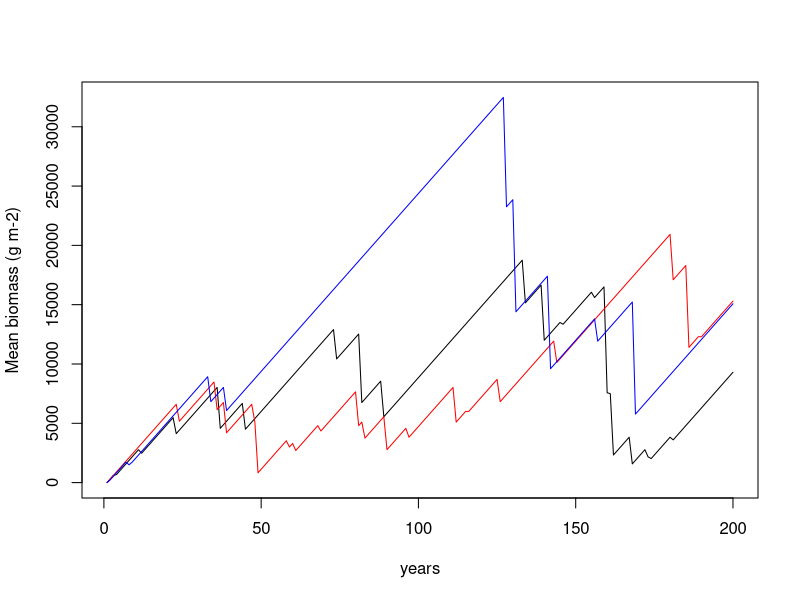
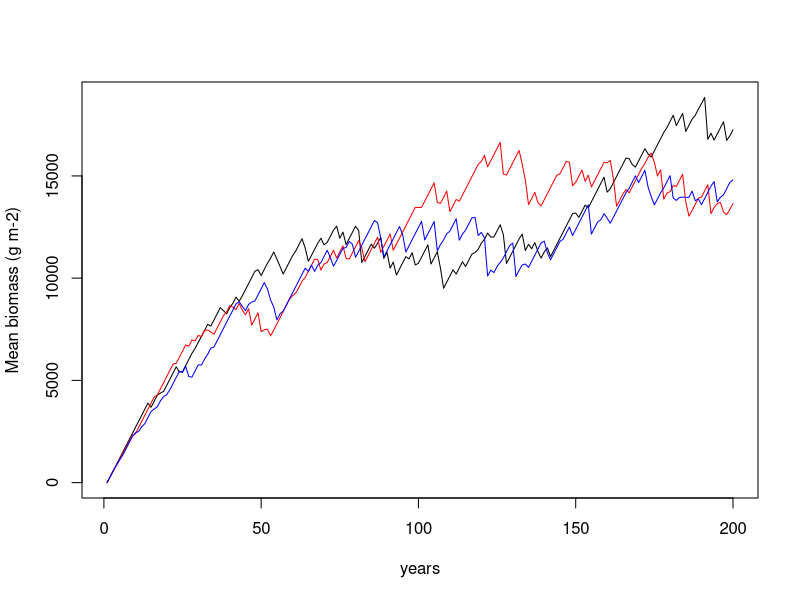
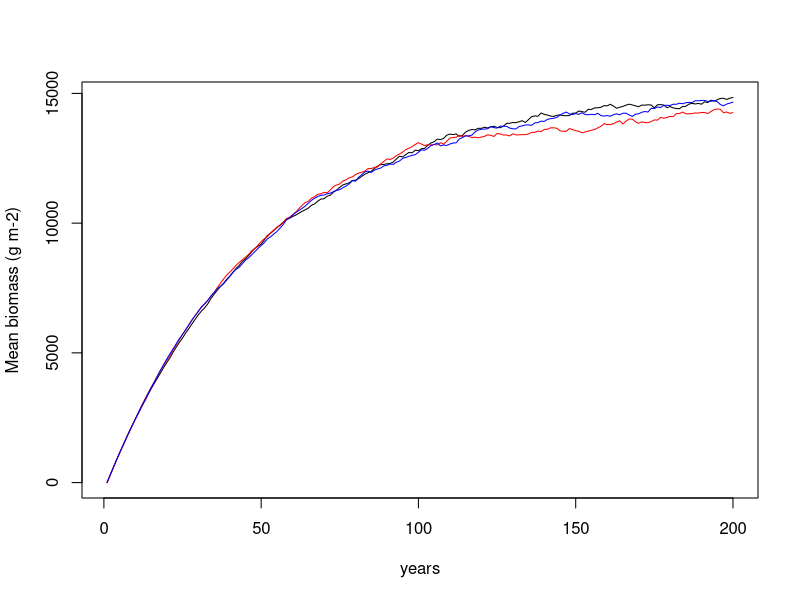
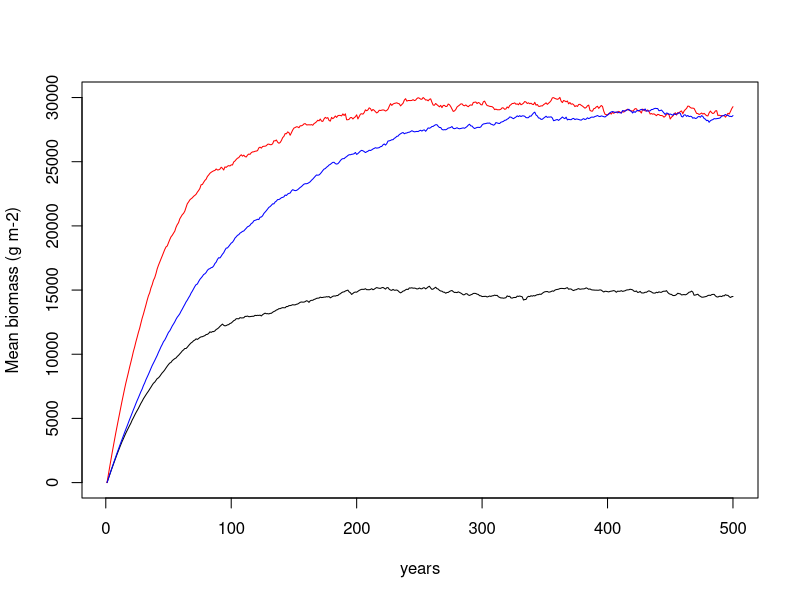

These charts were generated, in order, by the following R code:
## ---- chunk 1
knitr::opts_chunk$set(echo = TRUE)
## ---- chunk 2
simulation_years <- 200

num_trees_side1 <- 2
num_trees_side2 <- 2

veg <- array(NA, dim = c(simulation_years, num_trees_side1, num_trees_side2))
## ---- chunk 3
dim(veg)
## ---- chunk 4
veg[3, 2, 1] <- 6
## ---- chunk 5
veg[1, , ] <- 0
## ---- chunk 6
for(i in 2:simulation_years){ # YEAR LOOP
  for(j in 1:num_trees_side1){ #ROW LOOP
    for(k in 1:num_trees_side2){ #COLUMN LOOP
      
      #DELETE THIS AFTER YOU SEE HOW THE LOOP WORKS
      # THIS IS WHERE YOU WILL INSERT EQUATION WHERE 
      #THE INDEXES i,j, and k ARE USED TO REFERENCE
      #THE VEG ARRAY
    }
  }
}
## ---- chunk 7
for(i in 2:simulation_years){ # YEAR LOOP
  for(j in 1:num_trees_side1){ #ROW LOOP
    for(k in 1:num_trees_side2){ #COLUMN LOOP
      veg[i, j, k] <- 100
    
    }
  }
}
## ---- chunk 8

simulation_years <- 200

num_trees_side1 <- 2
num_trees_side2 <- 2

veg <- array(NA, dim = c(simulation_years, num_trees_side1, num_trees_side2))
veg[1, , ] <- 0


npp <- 300
mortality <- .02

for(i in 2:simulation_years){ # YEAR LOOP
  for(j in 1:num_trees_side1){ #ROW LOOP
    for(k in 1:num_trees_side2){ #COLUMN LOOP
      rvar <- runif(n = 1, min = 0, max = 1)
      
      veg[i,j,k] <- veg[i-1, j, k] + npp

      if(rvar< mortality){
        veg[i,j,k] <- 0
      }
      
    }
  }
}
## ---- chunk 9
#THIS INITIALIZES AN ARRAY THAT WE WILL USE TO SAVE THE SPATIAL MEAN OF THE FOREST AT EACH TIME-STEP

simulation_years <- 200

num_trees_side1 <- 2
num_trees_side2 <- 2

veg <- array(NA, dim = c(simulation_years, num_trees_side1, num_trees_side2))
veg[1, , ] <- 0


npp <- 300
mortality <- .02

forest_average1 <- array(NA, dim = c(simulation_years))
forest_average1[1] <- 0


#THIS LOOPS THROUGH THE TIME-STEP
for(i in 2:simulation_years){
  for(j in 1:num_trees_side1){ #ROW LOOP
    for(k in 1:num_trees_side2){ #COLUMN LOOP
      
      veg[i,j,k] <- veg[i-1, j, k] + npp
      
      rvar <- runif(n = 1, min = 0, max = 1)
      if(rvar< mortality){
        veg[i,j,k] <- 0
      }
      
    }
  }
	#THIS CALCULATES THE MEAN OF THE ARRAY FOR EACH YEAR ‘i'
	forest_average1[i] <- mean(veg[i, , ])
}
## ---- chunk 10
simulation_years <- 200

num_trees_side1 <- 2
num_trees_side2 <- 2

veg <- array(NA, dim = c(simulation_years, num_trees_side1, num_trees_side2))
veg[1, , ] <- 0


npp <- 300
mortality <- .02

forest_average1 <- array(NA, dim = c(simulation_years))
forest_average1[1] <- 0

forest_average2 <- array(NA, dim = c(simulation_years))
forest_average2[1] <- 0

forest_average3 <- array(NA, dim = c(simulation_years))
forest_average3[1] <- 0

for(i in 2:simulation_years){
  for(j in 1:num_trees_side1){
    for(k in 1:num_trees_side2){
      veg[i,j,k] <- veg[i-1, j, k] + npp
      rvar <- runif(n = 1, min = 0, max = 1)
      if(rvar< mortality){
        veg[i,j,k] <- 0
      }
      
    }
  }
forest_average1[i] <- mean(veg[i, , ])
}

for(i in 2:simulation_years){
  for(j in 1:num_trees_side1){
    for(k in 1:num_trees_side2){
      veg[i,j,k] <- veg[i-1, j, k] + npp
      rvar <- runif(n = 1, min = 0, max = 1)
      if(rvar< mortality){
        veg[i,j,k] <- 0
      }
      
    }
  }
forest_average2[i] <- mean(veg[i, , ])
}

for(i in 2:simulation_years){
  for(j in 1:num_trees_side1){
    for(k in 1:num_trees_side2){
      veg[i,j,k] <- veg[i-1, j, k] + npp
      rvar <- runif(n = 1, min = 0, max = 1)
      if(rvar< mortality){
        veg[i,j,k] <- 0
      }
      
    }
  }
forest_average3[i] <- mean(veg[i, , ])
}
## ---- chunk 11
#THIS CREATES A YEAR VECTOR THAT IS USED IN PLOTTING
year <- seq(1, simulation_years ,1)

#SIMPLE PLOTTING FUNCTION

#Get the range from the three simulations
ylimits <- range(c(forest_average1,forest_average2,forest_average3))
ylimits
#Plot first simulation
plot(year, forest_average1, type = 'l', xlab = 'years', ylab = 'Mean biomass (g m-2)', ylim = ylimits)
#Add the second simulation
points(year, forest_average2, type= 'l' , col = 'red')
#Add the third simulation
points(year, forest_average3, type = 'l', col = 'blue')
## ---- chunk 12
num_trees_side1 <- 5
num_trees_side2 <- 5
## ---- chunk 13
simulation_years <- 200

num_trees_side1 <- 5
num_trees_side2 <- 5

veg <- array(NA, dim = c(simulation_years, num_trees_side1, num_trees_side2))
veg[1, , ] <- 0


npp <- 300
mortality <- .02

forest_average1 <- array(NA, dim = c(simulation_years))
forest_average1[1] <- 0

forest_average2 <- array(NA, dim = c(simulation_years))
forest_average2[1] <- 0

forest_average3 <- array(NA, dim = c(simulation_years))
forest_average3[1] <- 0

for(i in 2:simulation_years){
  for(j in 1:num_trees_side1){
    for(k in 1:num_trees_side2){
      veg[i,j,k] <- veg[i-1, j, k] + npp
      rvar <- runif(n = 1, min = 0, max = 1)
      if(rvar< mortality){
        veg[i,j,k] <- 0
      }
      
    }
  }
forest_average1[i] <- mean(veg[i, , ])
}

for(i in 2:simulation_years){
  for(j in 1:num_trees_side1){
    for(k in 1:num_trees_side2){
      veg[i,j,k] <- veg[i-1, j, k] + npp
      rvar <- runif(n = 1, min = 0, max = 1)
      if(rvar< mortality){
        veg[i,j,k] <- 0
      }
      
    }
  }
forest_average2[i] <- mean(veg[i, , ])
}

for(i in 2:simulation_years){
  for(j in 1:num_trees_side1){
    for(k in 1:num_trees_side2){
      veg[i,j,k] <- veg[i-1, j, k] + npp
      rvar <- runif(n = 1, min = 0, max = 1)
      if(rvar< mortality){
        veg[i,j,k] <- 0
      }
      
    }
  }
forest_average3[i] <- mean(veg[i, , ])
}
## ---- chunk 14
simulation_years <- 200

num_trees_side1 <- 5
num_trees_side2 <- 5

veg <- array(NA, dim = c(simulation_years, num_trees_side1, num_trees_side2))
veg[1, , ] <- 0


npp <- 300
mortality <- .02

forest_average1 <- array(NA, dim = c(simulation_years))
forest_average1[1] <- 0

forest_average2 <- array(NA, dim = c(simulation_years))
forest_average2[1] <- 0

forest_average3 <- array(NA, dim = c(simulation_years))
forest_average3[1] <- 0

for(i in 2:simulation_years){
  for(j in 1:num_trees_side1){
    for(k in 1:num_trees_side2){
      veg[i,j,k] <- veg[i-1, j, k] + npp
      rvar <- runif(n = 1, min = 0, max = 1)
      if(rvar< mortality){
        veg[i,j,k] <- 0
      }
      
    }
  }
forest_average1[i] <- mean(veg[i, , ])
}

for(i in 2:simulation_years){
  for(j in 1:num_trees_side1){
    for(k in 1:num_trees_side2){
      veg[i,j,k] <- veg[i-1, j, k] + npp
      rvar <- runif(n = 1, min = 0, max = 1)
      if(rvar< mortality){
        veg[i,j,k] <- 0
      }
      
    }
  }
forest_average2[i] <- mean(veg[i, , ])
}

for(i in 2:simulation_years){
  for(j in 1:num_trees_side1){
    for(k in 1:num_trees_side2){
      veg[i,j,k] <- veg[i-1, j, k] + npp
      rvar <- runif(n = 1, min = 0, max = 1)
      if(rvar< mortality){
        veg[i,j,k] <- 0
      }
      
    }
  }
forest_average3[i] <- mean(veg[i, , ])
}

year <- seq(1, simulation_years ,1)

ylimits <- range(c(forest_average1,forest_average2,forest_average3))
ylimits
#Plot first simulation
plot(year, forest_average1, type = 'l', xlab = 'years', ylab = 'Mean biomass (g m-2)', ylim = ylimits)
#Add the second simulation
points(year, forest_average2, type= 'l' , col = 'red')
#Add the third simulation
points(year, forest_average3, type = 'l', col = 'blue')

## ---- chunk 15
num_trees_side1 <- 50
num_trees_side2 <- 50
## ---- chunk 16
simulation_years <- 200

num_trees_side1 <- 50
num_trees_side2 <- 50

veg <- array(NA, dim = c(simulation_years, num_trees_side1, num_trees_side2))
veg[1, , ] <- 0


npp <- 300
mortality <- .02

forest_average1 <- array(NA, dim = c(simulation_years))
forest_average1[1] <- 0

forest_average2 <- array(NA, dim = c(simulation_years))
forest_average2[1] <- 0

forest_average3 <- array(NA, dim = c(simulation_years))
forest_average3[1] <- 0

for(i in 2:simulation_years){
  for(j in 1:num_trees_side1){
    for(k in 1:num_trees_side2){
      veg[i,j,k] <- veg[i-1, j, k] + npp
      rvar <- runif(n = 1, min = 0, max = 1)
      if(rvar< mortality){
        veg[i,j,k] <- 0
      }
      
    }
  }
forest_average1[i] <- mean(veg[i, , ])
}

for(i in 2:simulation_years){
  for(j in 1:num_trees_side1){
    for(k in 1:num_trees_side2){
      veg[i,j,k] <- veg[i-1, j, k] + npp
      rvar <- runif(n = 1, min = 0, max = 1)
      if(rvar< mortality){
        veg[i,j,k] <- 0
      }
      
    }
  }
forest_average2[i] <- mean(veg[i, , ])
}

for(i in 2:simulation_years){
  for(j in 1:num_trees_side1){
    for(k in 1:num_trees_side2){
      veg[i,j,k] <- veg[i-1, j, k] + npp
      rvar <- runif(n = 1, min = 0, max = 1)
      if(rvar< mortality){
        veg[i,j,k] <- 0
      }
      
    }
  }
forest_average3[i] <- mean(veg[i, , ])
}

year <- seq(1, simulation_years ,1)

ylimits <- range(c(forest_average1,forest_average2,forest_average3))
ylimits
#Plot first simulation
plot(year, forest_average1, type = 'l', xlab = 'years', ylab = 'Mean biomass (g m-2)', ylim = ylimits)
#Add the second simulation
points(year, forest_average2, type= 'l' , col = 'red')
#Add the third simulation
points(year, forest_average3, type = 'l', col = 'blue')
## ---- chunk 17

simulation_years <- 500

num_trees_side1 <- 50
num_trees_side2 <- 50

veg <- array(NA, dim = c(simulation_years, num_trees_side1, num_trees_side2))
veg[1, , ] <- 0


npp <- 300
mortality <- .02

baseline <- array(NA, dim = c(simulation_years))
baseline[1] <- 0

DoubleGrowth <- array(NA, dim = c(simulation_years))
DoubleGrowth[1] <- 0

HalfMortality <- array(NA, dim = c(simulation_years))
HalfMortality[1] <- 0

for(i in 2:simulation_years){
  for(j in 1:num_trees_side1){
    for(k in 1:num_trees_side2){
      veg[i,j,k] <- veg[i-1, j, k] + npp
      rvar <- runif(n = 1, min = 0, max = 1)
      if(rvar< mortality){
        veg[i,j,k] <- 0
      }
      
    }
  }
baseline[i] <- mean(veg[i, , ])
}

for(i in 2:simulation_years){
  for(j in 1:num_trees_side1){
    for(k in 1:num_trees_side2){
      veg[i,j,k] <- veg[i-1, j, k] + (2*npp)
      rvar <- runif(n = 1, min = 0, max = 1)
      if(rvar< mortality){
        veg[i,j,k] <- 0
      }
      
    }
  }
DoubleGrowth[i] <- mean(veg[i, , ])
}

for(i in 2:simulation_years){
  for(j in 1:num_trees_side1){
    for(k in 1:num_trees_side2){
      veg[i,j,k] <- veg[i-1, j, k] + npp
      rvar <- runif(n = 1, min = 0, max = 1)
      if(rvar< (.5*mortality)){
        veg[i,j,k] <- 0
      }
      
    }
  }
HalfMortality[i] <- mean(veg[i, , ])
}

year <- seq(1, simulation_years ,1)

ylimits <- range(c(baseline,DoubleGrowth,HalfMortality))
ylimits
#Plot first simulation
plot(year, baseline, type = 'l', xlab = 'years', ylab = 'Mean biomass (g m-2)', ylim = ylimits)
#Add the second simulation
points(year, DoubleGrowth, type= 'l' , col = 'red')
#Add the third simulation
points(year, HalfMortality, type = 'l', col = 'blue')


sensitivity <- array(NA, dim = c(3, 4))

row.names(sensitivity) <- c('Baseline', '2xgrowth', '0.5xmortality')
colnames(sensitivity) <- c('growth parameter', 'mortality parameter', 'biomass',
                          '% change')

sensitivity[1,1] <- npp
sensitivity[1,2] <- mortality
sensitivity[1,3] <- baseline[500]
sensitivity[1,4] <- ((baseline[500]-baseline[500])/baseline[500]) * 100

sensitivity[2,1] <- 2 * npp
sensitivity[2,2] <- mortality
sensitivity[2,3] <- DoubleGrowth[500]
sensitivity[2,4] <- ((DoubleGrowth[500]-baseline[500])/baseline[500]) * 100

sensitivity[3,1] <- npp
sensitivity[3,2] <- .5 * mortality
sensitivity[3,3] <- HalfMortality[500]
sensitivity[3,4] <- ((HalfMortality[500]-baseline[500])/baseline[500]) * 100


sensitivity

## ---- chunk 18
library(knitr)
#EXAMPLE OF A NICELY FORMATTED TABLE
kable(sensitivity)

